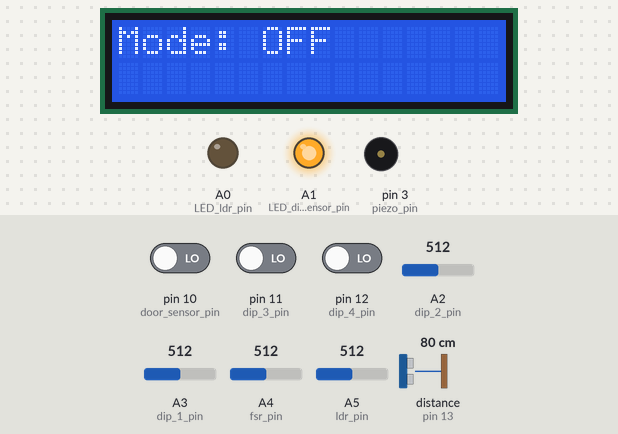
Simulated run of this sketch. Board: Arduino Uno, built with avr-gcc and run on an emulated ATmega328P. Parts: 16×2 character LCD, output pins drawn as LEDs (lit = HIGH), buzzer (waves = sounding, pin HIGH). Wiring (inferred from the names in the program): ultrasonic range finder: trigger pin 13; echo pin 13. The test bench sets the inputs (shaded band); at power-on: A2 (dip_2_pin) = 512, pin 10 (door_sensor_pin) LOW, pin 12 (dip_4_pin) LOW, A4 (fsr_pin) = 512, pin 11 (dip_3_pin) LOW, A3 (dip_1_pin) = 512, A5 (ldr_pin) = 512, distance to the obstacle (sensor on pin 13) 80 cm. The echo pulse lasts 58.3 µs per cm.

Above: at 1.2 s.
1.3 s: A2 (dip_2_pin) set to 107
2.8 s: A2 (dip_2_pin) set to 96
At 4.7 s:
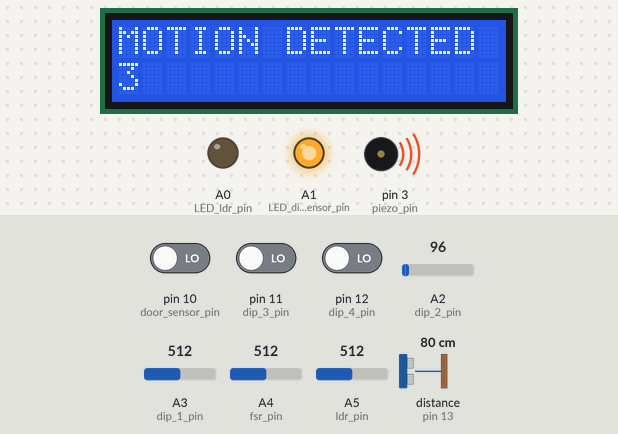
5.8 s: pin 10 (door_sensor_pin) driven HIGH
At 6.33 s:
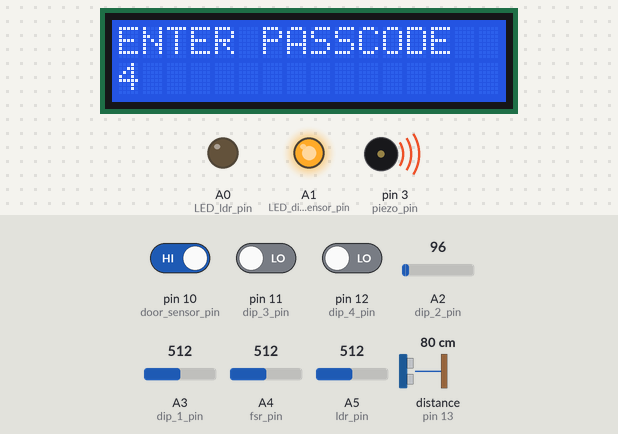
8.3 s: pin 12 (dip_4_pin) driven HIGH
At 8.39 s:
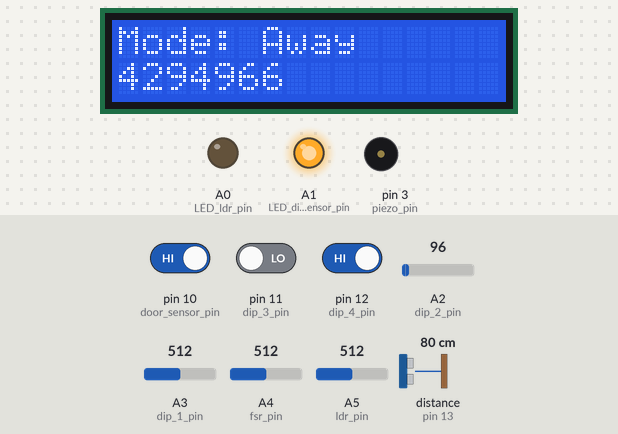
10.0 s: A4 (fsr_pin) set to 111
12.1 s: A4 (fsr_pin) set to 90
At 12.9 s:
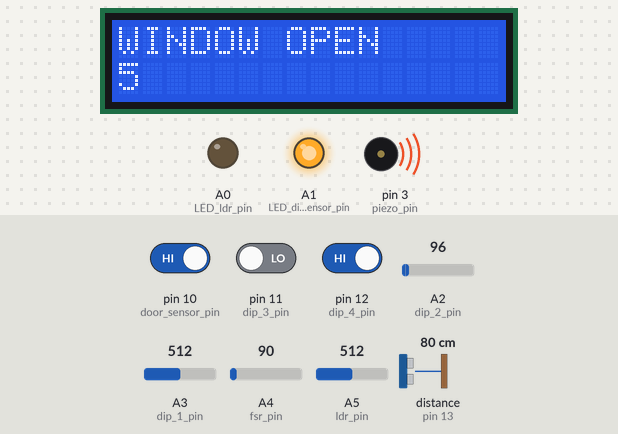
Timing chart, 0 to 14.7 s (numbered marks = the images above; inputs shaded):
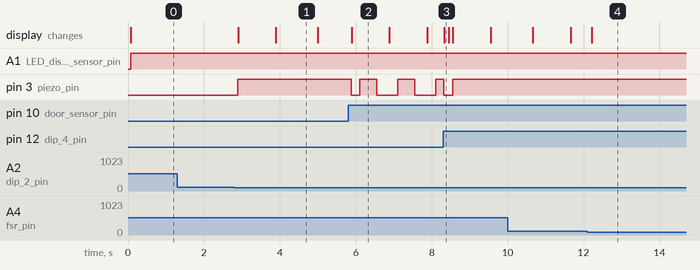

The sketch:

HomeSecurity.ino
```cpp
//Alexander Li & Jefferson Liu & Ryan Rambali
//Mr. Wong
//TEJ4M1-1B
//April 19th, 2021

// include the library code:
#include <LiquidCrystal.h>
#include <IRremote.h>

//Define Pin Names
#define dip_1_pin A3
#define dip_2_pin A2
#define dip_3_pin 11
#define dip_4_pin 12
#define piezo_pin 3
#define door_sensor_pin 10
#define LED_ldr_pin A0
#define LED_distance_sensor_pin A1
#define distance_sensor_pin 13
#define fsr_pin A4
#define ldr_pin A5

//setup IR Constants
int RECV_PIN = 2;
IRrecv irrecv(RECV_PIN);
decode_results results;
bool IROverride = false;

//Setup LCD Pins
const int rs = 9, en = 8, d4 = 7, d5 = 6, d6 = 5, d7 = 4;
LiquidCrystal lcd(rs, en, d4, d5, d6, d7);

//Global variable declaration
bool doorOpen = false;
bool oldDoorOpen = false; //Previous state of doorOpen. Used to check for change of state.
bool blinkDistSensorLED = true;
int passcode[2] = {LOW, HIGH};    //Correct passcode
int dip_mode[2] = {LOW, LOW};     //Current state of DIP switches 1 and 2
int old_dip_mode[2] = {LOW, LOW}; //Previous state of DIP switches 1 and 2. Used to check for change of state

//States of DIP switch (use constant names)
const int OFF = 0;
const int AT_HOME = 1;
const int AWAY = 2;

int system_mode = 0; //0 is off, 1 is at home, 2 is away. When comparing with system_mode, use constant names defined above.

bool tasks[6];        //Tracks whether a task should be running or not. Currently, tasks 1-5 are used, and 0 is unused.
long finishTimes[6];  //Tracks at what time a task should end in milliseconds after program start. Corresponding array to tasks.
int currentTask = -1; //Tracks which piezo task is currently running. -1 if no tasks are running.

//This is the setup method it runs once, at the start of the program
void setup()
{

  //This tells the Arduino to get ready to exchange messages with the Serial Monitor at a data rate of 9600 bits per second.
  Serial.begin(9600);

  //Set Pin Modes. Analog pins do not need to be defined. IR and LCD pins are handled when constructing the library objects.
  pinMode(dip_3_pin, INPUT);
  pinMode(dip_4_pin, INPUT);
  pinMode(piezo_pin, OUTPUT);
  pinMode(door_sensor_pin, INPUT);
  pinMode(distance_sensor_pin, INPUT);

  // set up the LCD's number of columns and rows:
  lcd.begin(16, 2);

  //Enable IR sensor
  irrecv.enableIRIn();

  //Start LED task for distance sensor
  newTask(0, 0);
}

//This function updates the LCD, and displays the current method, when no other tasks are running
void updateDisplayMode()
{

  //This ensures that the function only runs, when no other tasks are running
  if (currentTask == -1)
  {
    //Prints "MODE:" with blank spaces for the entire span of the first line
    lcd.setCursor(0, 0);
    lcd.print("Mode:           ");

    //Prints "OFF" on the first line
    if (system_mode == OFF)
    {
      lcd.setCursor(6, 0);
      lcd.print("OFF");
    }
    //Prints "AT HOME" on the first line
    else if (system_mode == AT_HOME)
    {
      lcd.setCursor(6, 0);
      lcd.print("At Home");
    }
    //Prints "AWAY" on the first line
    else //away
    {
      lcd.setCursor(6, 0);
      lcd.print("Away");
    }
  }
}

//Updates the LCD, and displays information and the time remaining, for the task that is currently running
void updateDisplayAlarm()
{
  //Displays when you enter the wrong passcode
  if (tasks[4])
  {
    lcd.setCursor(0, 0);
    lcd.print("WRONG PASSCODE");
    lcd.setCursor(0, 1);
    lcd.print("                ");
    lcd.setCursor(0, 1);
    lcd.print((finishTimes[4] - millis()) / 1000);
  }
  //Displays when the window opens in away mode
  else if (tasks[5])
  {
    lcd.setCursor(0, 0);
    lcd.print("WINDOW OPEN     ");
    lcd.setCursor(0, 1);
    lcd.print("                ");
    lcd.setCursor(0, 1);
    lcd.print((finishTimes[5] - millis()) / 1000);
  }
  //displays when the door opens in the AT HOME or AWAY mode
  else if (tasks[1])
  {
    lcd.setCursor(0, 0);
    lcd.print("ENTER PASSCODE  ");
    lcd.setCursor(0, 1);
    lcd.print("                ");
    lcd.setCursor(0, 1);
    lcd.print((finishTimes[1] - millis()) / 1000);
  }
  //Displays when the ultrasonic distance sensor is triggered in the AWAY or AT HOME modes
  else if (tasks[3])
  {
    lcd.setCursor(0, 0);
    lcd.print("MOTION DETECTED ");
    lcd.setCursor(0, 1);
    lcd.print("                ");
    lcd.setCursor(0, 1);
    lcd.print((finishTimes[3] - millis()) / 1000);
  }
}

//Logic for updating system mode from alarm control panel and IR remote
void updateSystemMode()
{
  //Change the system mode using the IR sensor
  changeIRMode();

  //Only allows chnages using the dip switch if the IR Override is off
  if (!IROverride)
  {
    //Gets input from the dip switch
    readDipMode();

    //Checks if the previous mode the dipswitch was in, is the same as the mode it is currently in
    if (old_dip_mode[0] != dip_mode[0] || old_dip_mode[1] != dip_mode[1])
    {
      //Changes the system mode using the dip switch
      changeDipMode();

      //Sets the old dip switch mode to the new dip switch mode
      old_dip_mode[0] = dip_mode[0];
      old_dip_mode[1] = dip_mode[1];
    }
  }
}

//Gets input from the dip switch
void readDipMode()
{
  if (analogRead(dip_1_pin) > 100)
  {
    dip_mode[0] = HIGH;
  }
  else
  {
    dip_mode[0] = LOW;
  }
  if (analogRead(dip_2_pin) > 100)
  {
    dip_mode[1] = HIGH;
  }
  else
  {
    dip_mode[1] = LOW;
  }
}

//Sets the system mode using the input from the dip switch
void changeDipMode()
{
  if (dip_mode[0] == LOW && dip_mode[1] == LOW)
  {
    system_mode = OFF;
  }
  else if (dip_mode[0] == LOW && dip_mode[1] == HIGH)
  {
    system_mode = AT_HOME;
  }
  else if (dip_mode[0] == HIGH && dip_mode[1] == LOW)
  {
    system_mode = AWAY;
  }
}

//Sets the System mode and controls the IR Override, using input from the IR Sensor
//The IR sensor is controled by the IR Remote
void changeIRMode()
{

  //Runs when the IR sensor gets a signal from the remote and interrupts the program. It converts the signal to hexidecimal
  if (irrecv.decode(&results))
  {
    //continues lisenting for IR signals
    irrecv.resume();

    //Sets the system mode depending on which button on the IR remote is pushed
    if (results.value == 0xFD30CF) //Button 0
    {
      system_mode = OFF;
    }
    else if (results.value == 0xFD08F7) //Button 1
    {
      system_mode = AT_HOME;
    }
    else if (results.value == 0xFD8877) //Button 2
    {
      system_mode = AWAY;
    }
    //This runs when the power button on the IR remote is pushed, it controls the IR Override
    else if (results.value == 0xFD00FF) //Power Button
    {
      //Toggles the IR Override
      IROverride = !IROverride;

      //Runs when there is no task running and IR Override is enabled
      if (IROverride && currentTask == -1)
      {
        //Displays "OVERRIDE ACTIVE" on the second row of the LCD
        lcd.setCursor(0, 1);
        lcd.print("OVERRIDE ACTIVE");
      }
      //Runs when IR Override is disabled and no task is running
      else if (currentTask == -1)
      {
        //Prints blank spaces to the second row of the LCD
        lcd.setCursor(0, 1);
        lcd.print("                ");
      }
    }
  }
}

//Window sensor, additional feature. If window is closed, the force sensor detects force.
//If the window is open, the force sensor detects no force and if the system mode is set to away, the alarm is sounded.
void forceSensor()
{
  if (system_mode == AWAY && analogRead(fsr_pin) < 100 && !tasks[4])
  {
    newTask(5, 6000);
  }
}

//this is the code that detects whether or not it is light or dark and operates the LED accordingly
void lightSensor()
{
  if (analogRead(ldr_pin) < 525)
  {                              //voltage of 525/1024*5V occurs when slider is approximately at half brightness
    analogWrite(LED_ldr_pin, 0); //turns off the LED when it detects light
  }
  else
  {
    analogWrite(LED_ldr_pin, 1023); //turns on the LED when it is dark
  }
}

//Logic for checking the door
void checkDoor()
{
  //Runs if the door pin is HIGH
  if (digitalRead(door_sensor_pin) == 1)
  {
    doorOpen = true;
    if ((system_mode == AT_HOME || system_mode == AWAY) && !tasks[1] && !tasks[4] && oldDoorOpen != doorOpen)
    { //Passcode entry task or alarm task are not already active
      newTask(1, 5000);
    }
    else if (system_mode == OFF && oldDoorOpen != doorOpen)
    {
      newTask(2, 500);
    }
  }
  else
  {
    doorOpen = false;
  }
  oldDoorOpen = doorOpen;
  //Note: only begin task 1 (passcode entry) if tasks[4] is false (alarm is NOT currently ringing)
}

//Logic for the distance sensor
void distanceSensor()
{
  pinMode(distance_sensor_pin, OUTPUT);
  digitalWrite(distance_sensor_pin, LOW);
  delayMicroseconds(2);
  digitalWrite(distance_sensor_pin, HIGH);
  delayMicroseconds(10);
  digitalWrite(distance_sensor_pin, LOW);
  //Timeout 1 second, pulse duration equal to return time
  pinMode(distance_sensor_pin, INPUT);
  long duration = pulseIn(distance_sensor_pin, HIGH);
  //duration in milliseconds. Distance in m
  //v_s_air = 343.42m/s at 20C, 0% humidity, and 1 atm
  //d = 343.42m/s*(t/2)*(1s/1000000us) = t*0.00017171 = t/5823.77. This was tested to be almost perfectly accurate on the practice assignment using the distance sensor.
  float distance = duration * 0.0307; //This constant is experimentally determined to make the distance sensor work with timer lag. We're not sure if this is system-dependent.
  if (distance > 100 && distance < 200)
  {
    blinkDistSensorLED = false;
    if (system_mode == AWAY && !tasks[3])
    {
      newTask(3, 5000); //Sound alarm for 5 seconds
    }
  }
  else
  {
    blinkDistSensorLED = true;
  }
}

//Handles running of tasks, which are methods that tell the piezo or other components to do something. Other code can also see what tasks are currently running for decisions.
//Only one piezo task (1-5) can run at a time
//The currentTask check can be used to set up task on initialization
//Would do this using a queue or list, but we're unsure if the required libraries (even C++ std libraries) are accessible in Arduino. This also limits how we can design the task system.
//A new task can be instantiated using the method void newTask(int, long)
/* Task documentation
 1: Passcode entry prompt for the door sensor, systen_mode == AT_HOME or AWAY
 2: Chime for door sensor, system_mode = OFF
 3: Alarm for indoor sensor (ultrasonic distance sensor), object between 1 and 2m, system_mode == AWAY
 4: Alarm for door sensor, correct passcode not entered after 5 seconds
 5: Alarm for window sensor (force sensor), force is 0, system_mode == AWAY
*/
void checkTasks()
{
  indoor_sensor_blink_LED();

  //Piezo tasks: only 1 can be running at a time to ensure proper piezo functioning. First tasks in conditional statement have higher run priority.
  if (tasks[4])
  { //door sensor alarm
    if (currentTask != 4)
    {
      resetPiezoPin();
      currentTask = 4;
      digitalWrite(piezo_pin, HIGH);
    }
    door_sensor_incorrect_pass();
  }
  else if (tasks[5])
  { //window sensor alarm
    if (currentTask != 5)
    {
      resetPiezoPin();
      digitalWrite(piezo_pin, HIGH);
      currentTask = 5;
    }
    window_open();
  }
  else if (tasks[1])
  { //door sensor passcode entry prompt
    if (currentTask != 1)
    {
      resetPiezoPin();
      currentTask = 1;
    }
    door_sensor_on();
  }
  else if (tasks[2])
  { //door sensor chime
    if (currentTask != 2)
    {
      resetPiezoPin();
      currentTask = 2;
      digitalWrite(piezo_pin, HIGH); //Chime at B4 for half a second
    }
    door_sensor_off();
  }
  else if (tasks[3])
  { //ultrasonic distance sensor alarm
    if (currentTask != 3)
    {
      resetPiezoPin();
      currentTask = 3;
      digitalWrite(piezo_pin, HIGH); //Alarm at F#2 for 5 seconds
    }
    indoor_sensor_away();
  }
  else
    currentTask = -1;
}

//Sets a task to run.
//int taskID: the task to set to run. Refer to documentation on void checkTasks()
//int finishTime: how long the task should run for, in milliseconds. The finish time of the task is recorded as the current time + finishTime
void newTask(int taskID, long finishTime)
{
  tasks[taskID] = true;
  finishTimes[taskID] = millis() + finishTime;
}

//Note: this had more stuff when using the tone() method. Kept for possible return of functionality.
void resetPiezoPin()
{
  digitalWrite(piezo_pin, LOW);
}

//Task methods

//Controls state of LED for the ultrasonic distance sensor
void indoor_sensor_blink_LED()
{
  //Blink cycle of 1 second. milliseconds: 0->499 is on, 500->999 is off. If blinkDistSensorLED is false, the LED is always on.
  if (!blinkDistSensorLED || millis() % 1000 < 500)
  {
    analogWrite(LED_distance_sensor_pin, 1023);
  }
  else
  {
    analogWrite(LED_distance_sensor_pin, 0);
  }
}

//Task 1: door sensor passcode entry prompt
void door_sensor_on()
{
  long task1_time = millis();

  if (task1_time > finishTimes[1])
  {                   //If correct passcode has not been entered after 6 seconds
    newTask(4, 6000); //Activates the alarm for 6 seconds and disables the passcode entry task
    lcd.setCursor(0, 1);
    lcd.print("                ");
    tasks[1] = false;
  }

  //Controls beeping of piezo during passcode entry, beep cycle of 1 second.
  if (task1_time % 1000 < 500)
  {
    digitalWrite(piezo_pin, HIGH);
  }
  else
  {
    digitalWrite(piezo_pin, LOW);
  }

  //Checks if correct passcode is entered.
  if (digitalRead(dip_3_pin) == passcode[0] && digitalRead(dip_4_pin) == passcode[1])
  {
    digitalWrite(piezo_pin, LOW);
    lcd.setCursor(0, 1);
    lcd.print("                ");
    tasks[1] = false; //The passcode entry task will no longer run
    currentTask = -1;
  }
}

//Task 2: door sensor chime
//Here, just ends the task when the finishTime is passed
void door_sensor_off()
{
  if (millis() > finishTimes[2])
  {
    digitalWrite(piezo_pin, LOW);
    lcd.setCursor(0, 1);
    lcd.print("                ");
    tasks[2] = false;
    currentTask = -1;
  }
}

//Task 3: indoor sensor alarm
//Here, just ends the task when the finishTime is passed
void indoor_sensor_away()
{
  if (millis() > finishTimes[3])
  {
    digitalWrite(piezo_pin, LOW);
    lcd.setCursor(0, 1);
    lcd.print("                ");
    tasks[3] = false;
    currentTask = -1;
  }
}

//Task 4: door sensor alarm
//Here, just ends the task when finish time is passed
void door_sensor_incorrect_pass()
{
  if (millis() > finishTimes[4])
  {
    digitalWrite(piezo_pin, LOW);
    lcd.setCursor(0, 1);
    lcd.print("                ");
    tasks[4] = false;
    currentTask = -1;
  }
}

//Task 5: window sensor alarm
//Here, just ends the task when finish time is passed
void window_open()
{
  if (millis() > finishTimes[5])
  {
    digitalWrite(piezo_pin, LOW);
    lcd.setCursor(0, 1);
    lcd.print("                ");
    tasks[5] = false;
    currentTask = -1;
  }
}

//END task methods

//main loop, runs until the program finishes executing
void loop()
{
  updateSystemMode();
  forceSensor();
  lightSensor();
  checkDoor();
  distanceSensor();
  checkTasks();
  updateDisplayAlarm();
  updateDisplayMode();
  delay(100);
}
```

Measured:
- the behaviour switches between 101 and 100 on A2 (dip_2_pin) (found by bisection; images 0 and 1)
- the behaviour switches between 100 and 99 on A4 (fsr_pin) (found by bisection; images 3 and 4)
- after the input at 1.3 s, every drawn part: stays the same
- after the input at 2.8 s, pin 3 (piezo_pin): LOW → HIGH after 0.09 s; the display: first changes after 0.10 s (image 1 shows a later state)
- after the input at 5.8 s, the display: changes after 0.09 s (image 2)
- after the input at 8.3 s, the display: changes at once (image 3)
- after the input at 12.1 s, pin 3 (piezo_pin): stays HIGH (without the input it goes to LOW after 1.5 s); the display: changes after 0.11 s (image 4)
- what the display in image 1 shows lasts 1.1 s, from 3.9 s to 5.0 s
